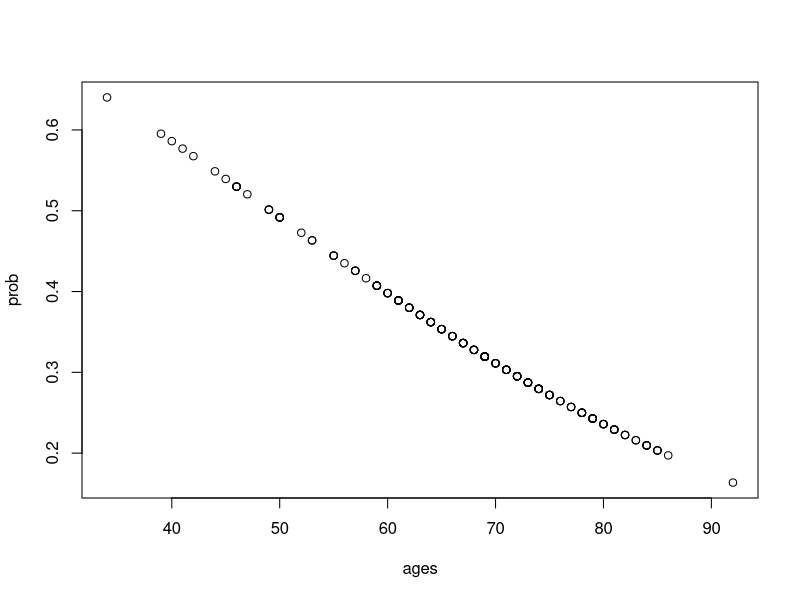

The R source for this figure:
# Page no 573

ages_np <- c(50 ,59 ,42 ,50 ,34 ,49 ,67 ,44 ,53 ,45 ,79 ,
          46 ,62 ,58 ,70 ,60 ,67 ,64 ,62 ,50 ,61 ,69 ,
          74 ,65 ,80 ,69 ,77 ,61 ,72 ,67 ,73 ,75 ,71 ,
          69 ,78 ,69 ,74 ,86 ,49 ,63 ,63 ,72 ,64 ,72 ,
          64 ,72 ,79 ,75 ,70 ,73 ,66 ,75 ,73 ,71 ,72 ,
          69 ,76 ,60 ,79 ,78 ,62 ,73 ,46 ,57 ,53 ,40 ,
          73 ,68 ,72 ,59 ,64 ,78 ,68 ,67 ,55 ,71 ,80 ,
          75 ,69 ,80 ,79 ,71 ,69 ,78 ,75 ,71 ,69 ,77 ,
          81 ,78 ,76 ,84 ,74 ,59 ,81 ,74 ,77 ,59 ,75 ,
          68 ,81 ,74 ,65 ,81 ,62 ,85 ,84 ,39 ,52 ,67 ,
          82 ,84 ,79 ,81 ,74 ,85 ,92 ,69 ,83 ,82 ,85 ,
          82, 80)

ages_p <- c(74 ,50 ,55 ,66 ,49 ,55 ,73 ,41 ,64 ,
             46 ,65 ,50 ,61 ,64 ,59 ,73 ,73 ,65 ,67 ,60 ,
             69 ,61 ,79 ,66 ,68 ,61 ,63 ,70 ,68 ,59 ,64 ,
             62 ,74 ,61 ,69 ,76 ,71 ,61 ,46 ,69 ,66 ,57 ,
             60 ,63 ,63 ,56 ,70 ,70 ,63 ,63 ,65 ,67 ,68 ,
             84 ,69 ,78 ,69 ,79 ,83 ,67 ,47 ,57 ,66)

ages <- c(ages_np, ages_p)
participation <- c(rep(0,123),rep(1,63))
participation
part <- factor(participation, labels=c("nonparticipating","participating"),levels=c(0 ,1))
part

logistic <- glm(part~ages, family ="binomial")
logistic
summary(logistic)

pr <- predict(logistic, newdata = data.frame(ages))
prob <- exp(pr)/(1+exp(pr))
prob
    
plot(ages, prob, type = "p", pch=1)
